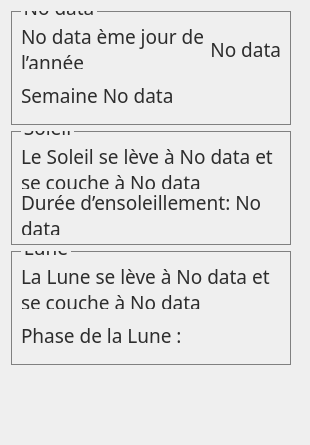
      <widget class="QWidget" name="page_2">
       <layout class="QGridLayout" name="gridLayout_26">
        <item row="0" column="0">
         <widget class="QGroupBox" name="day_box">
          <property name="font">
           <font>
            <family>Source Sans Pro SemiBold</family>
            <pointsize>14</pointsize>
            <stylestrategy>PreferAntialias</stylestrategy>
            <kerning>true</kerning>
           </font>
          </property>
          <property name="styleSheet">
           <string notr="true">QGroupBox{
    border: 1px solid grey;
    margin-top: 1.0em;
    margin-right: 8px;
    padding-top: 8px;
}

QGroupBox::title {
    top: -17px;
    left: 10px;
    color: rgb(45,45,45);
}</string>
          </property>
          <property name="title">
           <string>No data</string>
          </property>
          <layout class="QGridLayout" name="gridLayout_25">
           <item row="0" column="0">
            <layout class="QHBoxLayout" name="horizontalLayout_5">
             <item>
              <widget class="QLabel" name="day_lb_1">
               <property name="minimumSize">
                <size>
                 <width>0</width>
                 <height>40</height>
                </size>
               </property>
               <property name="maximumSize">
                <size>
                 <width>16777215</width>
                 <height>40</height>
                </size>
               </property>
               <property name="font">
                <font>
                 <family>Source Sans Pro</family>
                 <pointsize>14</pointsize>
                 <stylestrategy>PreferAntialias</stylestrategy>
                 <kerning>true</kerning>
                </font>
               </property>
               <property name="styleSheet">
                <string notr="true">QLabel {
    color: rgb(45,45,45);
}</string>
               </property>
               <property name="text">
                <string>No data ème jour de l’année</string>
               </property>
               <property name="alignment">
                <set>Qt::AlignLeading|Qt::AlignLeft|Qt::AlignVCenter</set>
               </property>
               <property name="wordWrap">
                <bool>true</bool>
               </property>
              </widget>
             </item>
             <item>
              <widget class="QLabel" name="day_lb_3">
               <property name="minimumSize">
                <size>
                 <width>0</width>
                 <height>40</height>
                </size>
               </property>
               <property name="maximumSize">
                <size>
                 <width>16777215</width>
                 <height>40</height>
                </size>
               </property>
               <property name="font">
                <font>
                 <family>Source Sans Pro</family>
                 <pointsize>14</pointsize>
                 <stylestrategy>PreferAntialias</stylestrategy>
                 <kerning>true</kerning>
                </font>
               </property>
               <property name="styleSheet">
                <string notr="true">QLabel {
    color: rgb(45,45,45);
}</string>
               </property>
               <property name="text">
                <string>No data</string>
               </property>
               <property name="alignment">
                <set>Qt::AlignRight|Qt::AlignTrailing|Qt::AlignVCenter</set>
               </property>
               <property name="wordWrap">
                <bool>true</bool>
               </property>
              </widget>
             </item>
            </layout>
           </item>
           <item row="1" column="0">
            <widget class="QLabel" name="day_lb_2">
             <property name="minimumSize">
              <size>
               <width>0</width>
               <height>40</height>
              </size>
             </property>
             <property name="maximumSize">
              <size>
               <width>16777215</width>
               <height>40</height>
              </size>
             </property>
             <property name="font">
              <font>
               <family>Source Sans Pro</family>
               <pointsize>14</pointsize>
               <stylestrategy>PreferAntialias</stylestrategy>
               <kerning>true</kerning>
              </font>
             </property>
             <property name="styleSheet">
              <string notr="true">QLabel {
    color: rgb(45,45,45);
}</string>
             </property>
             <property name="text">
              <string>Semaine No data</string>
             </property>
             <property name="alignment">
              <set>Qt::AlignLeading|Qt::AlignLeft|Qt::AlignVCenter</set>
             </property>
             <property name="wordWrap">
              <bool>true</bool>
             </property>
            </widget>
           </item>
          </layout>
         </widget>
        </item>
        <item row="1" column="0">
         <widget class="QGroupBox" name="sun_box">
          <property name="font">
           <font>
            <family>Source Sans Pro SemiBold</family>
            <pointsize>14</pointsize>
            <stylestrategy>PreferAntialias</stylestrategy>
            <kerning>true</kerning>
           </font>
          </property>
          <property name="styleSheet">
           <string notr="true">QGroupBox{
    border: 1px solid grey;
    margin-top: 1.0em;
    margin-right: 8px;
    padding-top: 8px;
}

QGroupBox::title {
    top: -17px;
    left: 10px;
    color: rgb(45,45,45);
}</string>
          </property>
          <property name="title">
           <string>Soleil</string>
          </property>
          <layout class="QGridLayout" name="gridLayout_24">
           <item row="0" column="0">
            <widget class="QLabel" name="sun_lb_1">
             <property name="minimumSize">
              <size>
               <width>0</width>
               <height>40</height>
              </size>
             </property>
             <property name="maximumSize">
              <size>
               <width>16777215</width>
               <height>40</height>
              </size>
             </property>
             <property name="font">
              <font>
               <family>Source Sans Pro</family>
               <pointsize>14</pointsize>
               <stylestrategy>PreferAntialias</stylestrategy>
               <kerning>true</kerning>
              </font>
             </property>
             <property name="styleSheet">
              <string notr="true">QLabel {
    color: rgb(45,45,45);
}</string>
             </property>
             <property name="text">
              <string>Le Soleil se lève à No data et se couche à No data</string>
             </property>
             <property name="alignment">
              <set>Qt::AlignLeading|Qt::AlignLeft|Qt::AlignVCenter</set>
             </property>
             <property name="wordWrap">
              <bool>true</bool>
             </property>
            </widget>
           </item>
           <item row="1" column="0">
            <widget class="QLabel" name="sun_lb_2">
             <property name="minimumSize">
              <size>
               <width>0</width>
               <height>40</height>
              </size>
             </property>
             <property name="maximumSize">
              <size>
               <width>16777215</width>
               <height>40</height>
              </size>
             </property>
             <property name="font">
              <font>
               <family>Source Sans Pro</family>
               <pointsize>14</pointsize>
               <stylestrategy>PreferAntialias</stylestrategy>
               <kerning>true</kerning>
              </font>
             </property>
             <property name="styleSheet">
              <string notr="true">QLabel {
    color: rgb(45,45,45);
}</string>
             </property>
             <property name="text">
              <string>Durée d’ensoleillement: No data</string>
             </property>
             <property name="alignment">
              <set>Qt::AlignLeading|Qt::AlignLeft|Qt::AlignVCenter</set>
             </property>
             <property name="wordWrap">
              <bool>true</bool>
             </property>
            </widget>
           </item>
          </layout>
         </widget>
        </item>
        <item row="2" column="0">
         <widget class="QGroupBox" name="moon_box">
          <property name="font">
           <font>
            <family>Source Sans Pro SemiBold</family>
            <pointsize>14</pointsize>
            <stylestrategy>PreferAntialias</stylestrategy>
            <kerning>true</kerning>
           </font>
          </property>
          <property name="styleSheet">
           <string notr="true">QGroupBox{
    border: 1px solid grey;
    margin-top: 1.0em;
    margin-right: 8px;
    padding-top: 8px;
}

QGroupBox::title {
    top: -17px;
    left: 10px;
    color: rgb(45,45,45);
}</string>
          </property>
          <property name="title">
           <string>Lune</string>
          </property>
          <layout class="QGridLayout" name="gridLayout_22">
           <item row="0" column="0">
            <widget class="QLabel" name="moon_lb_1">
             <property name="minimumSize">
              <size>
               <width>0</width>
               <height>40</height>
              </size>
             </property>
             <property name="maximumSize">
              <size>
               <width>16777215</width>
               <height>40</height>
              </size>
             </property>
             <property name="font">
              <font>
               <family>Source Sans Pro</family>
               <pointsize>14</pointsize>
               <stylestrategy>PreferAntialias</stylestrategy>
               <kerning>true</kerning>
              </font>
             </property>
             <property name="styleSheet">
              <string notr="true">QLabel {
    color: rgb(45,45,45);
}</string>
             </property>
             <property name="text">
              <string>La Lune se lève à No data et se couche à No data</string>
             </property>
             <property name="alignment">
              <set>Qt::AlignLeading|Qt::AlignLeft|Qt::AlignVCenter</set>
             </property>
             <property name="wordWrap">
              <bool>true</bool>
             </property>
            </widget>
           </item>
           <item row="1" column="0">
            <layout class="QHBoxLayout" name="horizontalLayout_4">
             <item>
              <widget class="QLabel" name="moon_lb_2">
               <property name="minimumSize">
                <size>
                 <width>0</width>
                 <height>40</height>
                </size>
               </property>
               <property name="maximumSize">
                <size>
                 <width>16777215</width>
                 <height>40</height>
                </size>
               </property>
               <property name="font">
                <font>
                 <family>Source Sans Pro</family>
                 <pointsize>14</pointsize>
                 <stylestrategy>PreferAntialias</stylestrategy>
                 <kerning>true</kerning>
                </font>
               </property>
               <property name="styleSheet">
                <string notr="true">QLabel {
    color: rgb(45,45,45);
}</string>
               </property>
               <property name="text">
                <string>Phase de la Lune :</string>
               </property>
               <property name="alignment">
                <set>Qt::AlignLeading|Qt::AlignLeft|Qt::AlignVCenter</set>
               </property>
               <property name="wordWrap">
                <bool>true</bool>
               </property>
              </widget>
             </item>
             <item>
              <widget class="QLabel" name="moon_lb_3">
               <property name="minimumSize">
                <size>
                 <width>0</width>
                 <height>40</height>
                </size>
               </property>
               <property name="maximumSize">
                <size>
                 <width>16777215</width>
                 <height>40</height>
                </size>
               </property>
               <property name="font">
                <font>
                 <family>Source Sans Pro</family>
                 <pointsize>14</pointsize>
                 <stylestrategy>PreferAntialias</stylestrategy>
                 <kerning>true</kerning>
                </font>
               </property>
               <property name="styleSheet">
                <string notr="true">QLabel {
    color: rgb(45,45,45);
}</string>
               </property>
               <property name="text">
                <string/>
               </property>
               <property name="alignment">
                <set>Qt::AlignLeading|Qt::AlignLeft|Qt::AlignVCenter</set>
               </property>
               <property name="wordWrap">
                <bool>true</bool>
               </property>
              </widget>
             </item>
             <item>
              <spacer name="horizontalSpacer_8">
               <property name="orientation">
                <enum>Qt::Horizontal</enum>
               </property>
               <property name="sizeHint" stdset="0">
                <size>
                 <width>40</width>
                 <height>20</height>
                </size>
               </property>
              </spacer>
             </item>
            </layout>
           </item>
          </layout>
         </widget>
        </item>
        <item row="3" column="0">
         <spacer name="verticalSpacer_2">
          <property name="orientation">
           <enum>Qt::Vertical</enum>
          </property>
          <property name="sizeHint" stdset="0">
           <size>
            <width>20</width>
            <height>69</height>
           </size>
          </property>
         </spacer>
        </item>
       </layout>
      </widget>
